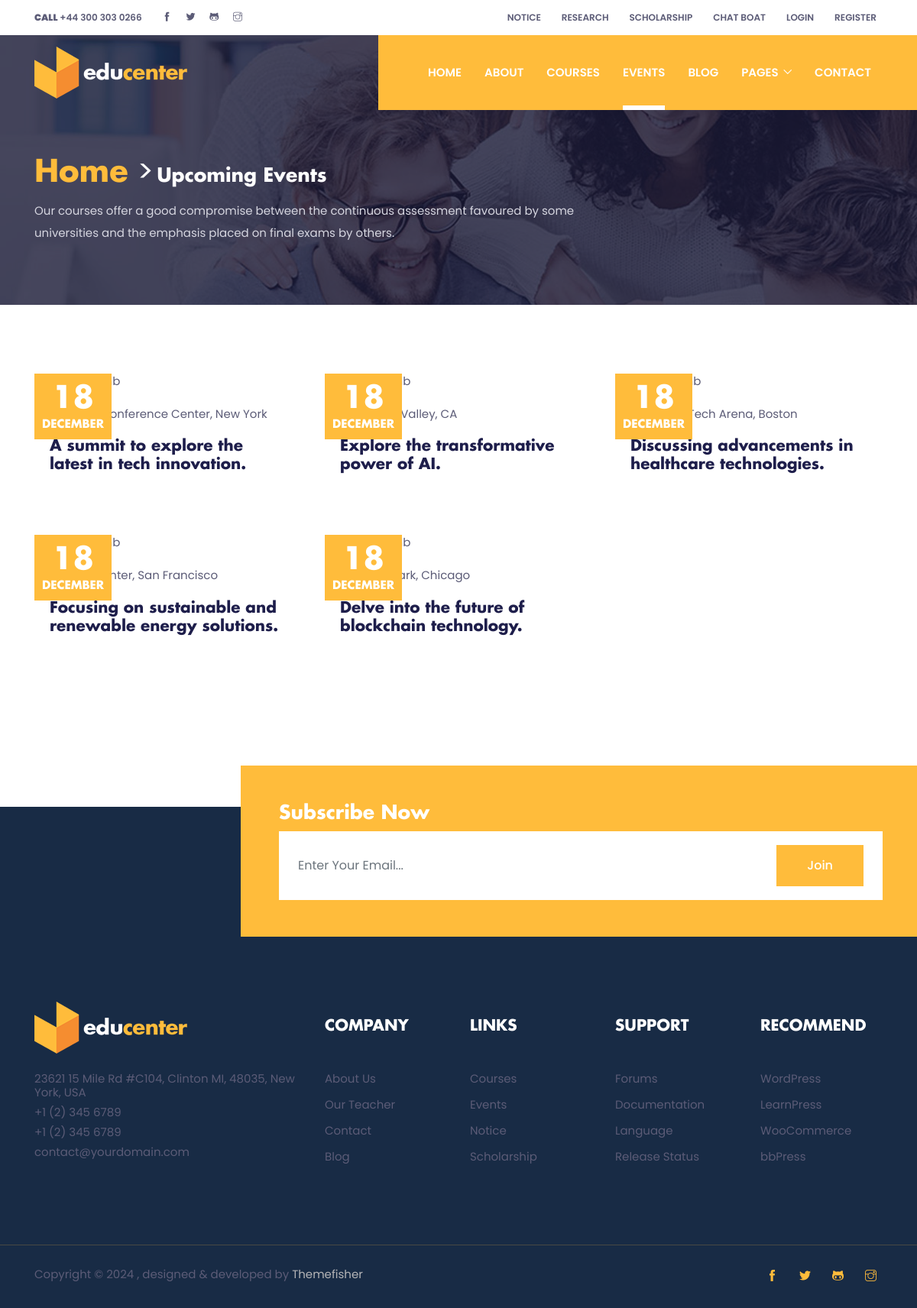
Screenshot of /events/ with the database file from the repository.
### courses/models.py (models this page shows)
class Event(models.Model):
  title = models.CharField(max_length=250)
  banner = models.ImageField(upload_to='events')
  description = HTMLField()
  location = models.CharField(max_length=500)
  date = models.DateField()
  time = models.TimeField()
  fee = models.DecimalField(max_digits=10,decimal_places=2)
  slug = AutoSlugField(populate_from='title')
  created = models.DateTimeField(auto_now_add=True)
  updated = models.DateTimeField(auto_now=True)

### courses/views.py (the view)
# urls.py: path('events/', views_events, name='events'),
def views_events (request):
  events = Event.objects.all()
  context ={
    "events": events
  }
  return render(request,'events.html',context)

### courses/templates/events.html (shortened to what this page needs)
{% extends "base.html" %}
{% load static %}
{% block content %}
<section class="page-title-section overlay" data-background="{% static 'images/backgrounds/page-title.jpg' %}">
  <div class="container">
    <div class="row">
      <div class="col-md-8">
        <ul class="list-inline custom-breadcrumb mb-2">
          <li class="list-inline-item"><a class="h2 text-primary font-secondary" href="{% url 'home' %}">Home</a>
          </li>
          <span style='font-size:40px; color:#fff'>&#62;</span>
          <li class="list-inline-item text-white h3 font-secondary @@nasted">Upcoming Events</li>
        </ul>
        <p class="text-lighten mb-0">Our courses offer a good compromise between the continuous assessment favoured by some universities and the emphasis placed on final exams by others.</p>
      </div>
    </div>
  </div>
</section>
<section class="section">
  <div class="container">
    <div class="row">
    {% for event in events %}
      <div class="col-lg-4 col-sm-6 mb-5">
        <div class="card border-0 rounded-0 hover-shadow">
          <div class="card-img position-relative">
            <div class="card-date"><span>18</span><br>December</div>
          </div>
          <div class="card-body">
            <p> {{event.location}} </p>
            <a href="{% url 'event' event.slug %} ">
              <h4 class="card-title"> {{event.description | slice:"0:70" |safe}} </h4>
            </a>
          </div>
        </div>
      </div>
    {% endfor %}
    </div>
  </div>
</section>
{% endblock content %}

### static/css/style.css (style rules this page uses)
body { line-height: 1.2; font-family: "Poppins", sans-serif; -webkit-font-smoothing: antialiased; font-size: 15px; color: #5c5c77; }
p, .paragraph { font-weight: 400; color: #5c5c77; font-size: 15px; line-height: 1.9; font-family: "Poppins", sans-serif; }
h1, h2, h3, h4, h5, h6 { color: #1e1e4b; font-family: "futura-bold"; font-weight: 700; line-height: 1.2; }
h2, .h2 { font-size: 40px; }
h3, .h3 { font-size: 25px; }
h4, .h4 { font-size: 20px; }
body { background-color: #fff; overflow-x: hidden; }
ol, ul { list-style-type: none; margin: 0px; }
a, a:hover, a:focus { text-decoration: none; }
a, button, select { cursor: pointer; transition: 0.2s ease; }
h4 { transition: 0.2s ease; }
.section { padding-top: 90px; padding-bottom: 90px; }
.overlay { position: relative; }
.overlay::before { position: absolute; content: ""; height: 100%; width: 100%; top: 0; left: 0; background: #1a1a37; opacity: 0.8; }
.text-primary { color: #ffbc3b !important; }
.text-lighten { color: #d6d6e0 !important; }
.font-secondary { font-family: "futura-bold"; }
.page-title-section { padding: 200px 0 80px; }
.hover-shadow { transition: 0.3s ease; }
.card-date { position: absolute; background: #ffbc3b; font-family: "futura-bold"; text-align: center; padding: 10px; color: #fff; top: 0; left: 0; text-transform: uppercase; }
.card-date span { font-size: 40px; }

### rows the page displays
Event: location "Tech Conference Center, New York", description "A summit to explore the latest in tech innovation."
Event: location "Silicon Valley, CA", description "Explore the transformative power of AI."
Event: location "HealthTech Arena, Boston", description "Discussing advancements in healthcare technologies."
Event: location "Eco Center, San Francisco", description "Focusing on sustainable and renewable energy solutions."
Event: location "Tech Park, Chicago", description "Delve into the future of blockchain technology."
